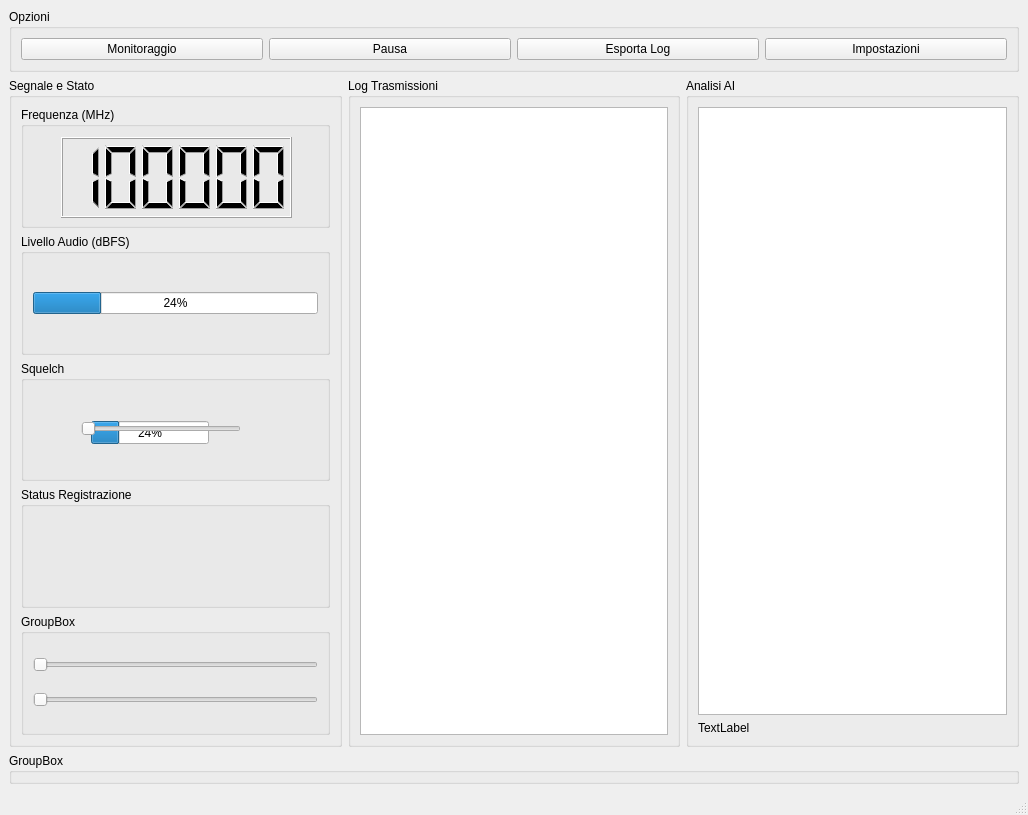
<?xml version="1.0" encoding="UTF-8"?>
<ui version="4.0">
 <class>MainWindow</class>
 <widget class="QMainWindow" name="MainWindow">
  <property name="geometry">
   <rect>
    <x>0</x>
    <y>0</y>
    <width>1028</width>
    <height>815</height>
   </rect>
  </property>
  <property name="windowTitle">
   <string>MainWindow</string>
  </property>
  <property name="windowIcon">
   <iconset resource="icons/icons.qrc">
    <normaloff>:/Main/main_icon.png</normaloff>:/Main/main_icon.png</iconset>
  </property>
  <widget class="QWidget" name="centralwidget">
   <layout class="QGridLayout" name="gridLayout_2">
    <item row="1" column="2">
     <widget class="QGroupBox" name="groupBox_4">
      <property name="title">
       <string>Analisi AI</string>
      </property>
      <layout class="QVBoxLayout" name="verticalLayout_2">
       <item>
        <widget class="QTextEdit" name="textEdit"/>
       </item>
       <item>
        <widget class="QLabel" name="label">
         <property name="text">
          <string>TextLabel</string>
         </property>
        </widget>
       </item>
      </layout>
     </widget>
    </item>
    <item row="2" column="0" colspan="3">
     <widget class="QGroupBox" name="groupBox_5">
      <property name="title">
       <string>GroupBox</string>
      </property>
     </widget>
    </item>
    <item row="1" column="0">
     <widget class="QGroupBox" name="groupBox_2">
      <property name="title">
       <string>Segnale e Stato</string>
      </property>
      <layout class="QVBoxLayout" name="verticalLayout">
       <item>
        <widget class="QGroupBox" name="groupBox_6">
         <property name="title">
          <string>Frequenza (MHz)</string>
         </property>
         <widget class="QLCDNumber" name="lcdFrequenza">
          <property name="geometry">
           <rect>
            <x>40</x>
            <y>30</y>
            <width>231</width>
            <height>81</height>
           </rect>
          </property>
          <property name="digitCount">
           <number>6</number>
          </property>
          <property name="segmentStyle">
           <enum>QLCDNumber::SegmentStyle::Filled</enum>
          </property>
          <property name="value" stdset="0">
           <double>145500.000000000000000</double>
          </property>
         </widget>
        </widget>
       </item>
       <item>
        <widget class="QGroupBox" name="groupBox_7">
         <property name="title">
          <string>Livello Audio (dBFS)</string>
         </property>
         <layout class="QVBoxLayout" name="verticalLayout_4">
          <item>
           <widget class="QProgressBar" name="livello_audio">
            <property name="value">
             <number>24</number>
            </property>
           </widget>
          </item>
         </layout>
        </widget>
       </item>
       <item>
        <widget class="QGroupBox" name="groupBox_8">
         <property name="title">
          <string>Squelch</string>
         </property>
         <widget class="QProgressBar" name="progressBar_2">
          <property name="geometry">
           <rect>
            <x>70</x>
            <y>60</y>
            <width>118</width>
            <height>23</height>
           </rect>
          </property>
          <property name="value">
           <number>24</number>
          </property>
         </widget>
         <widget class="QSlider" name="horizontalSlider_3">
          <property name="geometry">
           <rect>
            <x>60</x>
            <y>60</y>
            <width>160</width>
            <height>16</height>
           </rect>
          </property>
          <property name="orientation">
           <enum>Qt::Orientation::Horizontal</enum>
          </property>
         </widget>
        </widget>
       </item>
       <item>
        <widget class="QGroupBox" name="groupBox_9">
         <property name="title">
          <string>Status Registrazione</string>
         </property>
        </widget>
       </item>
       <item>
        <widget class="QGroupBox" name="groupBox_10">
         <property name="title">
          <string>GroupBox</string>
         </property>
         <layout class="QVBoxLayout" name="verticalLayout_5">
          <item>
           <widget class="QSlider" name="horizontalSlider">
            <property name="orientation">
             <enum>Qt::Orientation::Horizontal</enum>
            </property>
           </widget>
          </item>
          <item>
           <widget class="QSlider" name="horizontalSlider_2">
            <property name="orientation">
             <enum>Qt::Orientation::Horizontal</enum>
            </property>
           </widget>
          </item>
         </layout>
        </widget>
       </item>
      </layout>
     </widget>
    </item>
    <item row="1" column="1">
     <widget class="QGroupBox" name="groupBox_3">
      <property name="title">
       <string>Log Trasmissioni</string>
      </property>
      <layout class="QVBoxLayout" name="verticalLayout_3">
       <item>
        <widget class="QTableWidget" name="tableWidget"/>
       </item>
      </layout>
     </widget>
    </item>
    <item row="0" column="0" colspan="3">
     <widget class="QGroupBox" name="groupBox">
      <property name="title">
       <string>Opzioni</string>
      </property>
      <layout class="QHBoxLayout" name="horizontalLayout_4">
       <item>
        <widget class="QPushButton" name="pushButton_3">
         <property name="text">
          <string>Monitoraggio</string>
         </property>
        </widget>
       </item>
       <item>
        <widget class="QPushButton" name="pushButton_4">
         <property name="text">
          <string>Pausa</string>
         </property>
        </widget>
       </item>
       <item>
        <widget class="QPushButton" name="pushButton_2">
         <property name="text">
          <string>Esporta Log</string>
         </property>
        </widget>
       </item>
       <item>
        <widget class="QPushButton" name="pushButton">
         <property name="text">
          <string>Impostazioni</string>
         </property>
        </widget>
       </item>
      </layout>
     </widget>
    </item>
   </layout>
  </widget>
  <widget class="QStatusBar" name="statusbar"/>
 </widget>
 <resources>
  <include location="icons/icons.qrc"/>
 </resources>
 <connections/>
</ui>
